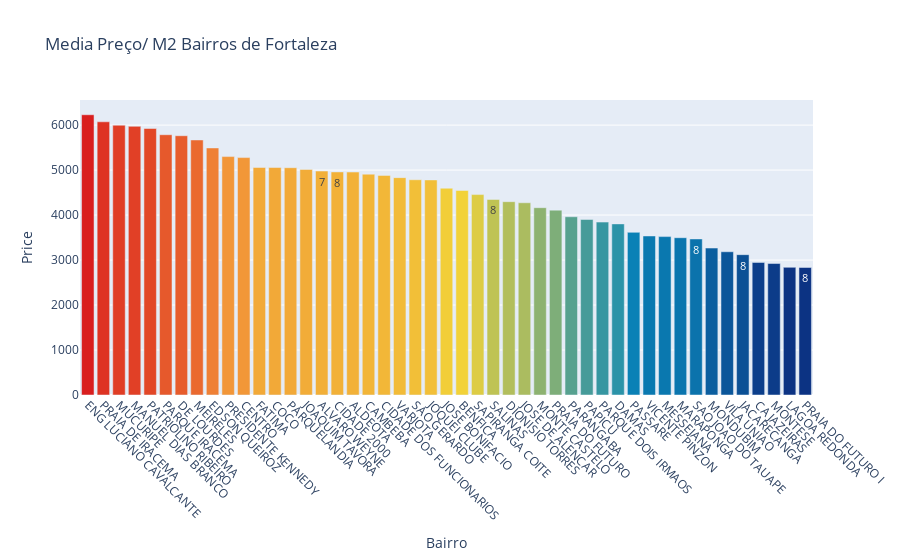

Write notebook code for a chart like this one.
### Markdown cell above
O próximo grafico mostra de uma maneira bem didatica os bairros com as médias de precos mais caras em ordem descrente ate os mais baratos, assim como o número de apartamentos que ajudaram a compor esta média.

### Code cell
t = bairros['Number Aptos']
y = bairros['price/m2']
x = bairros.index

trace1 = go.Bar(y = y,
               x = x,
               marker={'color': y,'colorscale': 'Portland', 'reversescale': False}, 
               text= t, 
               textposition='auto',
               name='media')
              
data = [trace1]
layout = go.Layout(title = 'Media Preço/ M2 Bairros de Fortaleza',
                   xaxis = {'title': 'Bairro'},
                   yaxis = {'title': 'Price'},
                   height = 700,
                   uniformtext_minsize=9,
                   uniformtext_mode='hide',
                   xaxis_tickangle=45                 
                   )
fig = go.Figure(data=data, layout=layout)
py.iplot(fig)

### Figure 1 — Plotly figure (JSON) as saved in the notebook; plotly's stock layout.template omitted (floating-point values rounded to 4 significant figures)
{"data": [{"marker": {"color": [6230.0, 6074.0, 5998.0, 5973.0, 5925.0, 5786.0, 5764.0, 5670.0, 5493.0, 5300.0, 5278.0, 5059.0, 5057.0, 5053.0, 5015.0, 4979.0, 4959.0, 4957.0, 4910.0, 4882.0, 4832.0, 4786.0, 4781.0, 4597, 4547.0, 4456.0, 4347.0, 4297.0, 4274.0, 4164.0, 4110.0, 3962.0, 3902.0, 3844.0, 3804.0, 3616.0, 3536.0, 3521.0, 3497.0, 3470.0, 3267.0, 3184.0, 3120.0, 2947.0, 2923.0, 2838.0, 2835.0], "colorscale": [[0, "rgb(12,51,131)"], [0.25, "rgb(10,136,186)"], [0.5, "rgb(242,211,56)"], [0.75, "rgb(242,143,56)"], [1, "rgb(217,30,30)"]], "reversescale": false}, "name": "media", "text": [149, 32, 43, 23, 143, 56, 13, 235, 42, 32, 37, 111, 224, 27, 57, 7, 8, 301, 58, 44, 56, 39, 16, 22, 24, 18, 8, 103, 12, 15, 13, 22, 207, 11, 29, 73, 16, 71, 47, 8, 23, 10, 8, 15, 26, 11, 8], "textposition": "auto", "type": "bar", "x": ["ENG LUCIANO CAVALCANTE", "PRAIA DE IRACEMA", "MUCURIPE", "MANUEL DIAS BRANCO", "PATRIOLINO RIBEIRO", "PARQUE IRACEMA", "DE LOURDES", "MEIRELES", "EDSON QUEIROZ", "PRESIDENTE KENNEDY", "CENTRO", "FATIMA", "COCO", "PARQUELANDIA", "JOAQUIM TAVORA", "ALVARO WEYNE", "CIDADE 2000", "ALDEOTA", "CAMBEBA", "CIDADE DOS FUNCIONARIOS", "VARJOTA", "SAO GERARDO", "JOQUEI CLUBE", "JOSE BONIFACIO", "BENFICA", "SAPIRANGA COITE", "SALINAS", "DIONISIO TORRES", "JOSE DE ALENCAR", "MONTE CASTELO", "PRAIA DO FUTURO", "PARANGABA", "PAPICU", "PARQUE DOIS IRMAOS", "DAMAS", "PASSARE", "VICENTE PINZON", "MESSEJANA", "MARAPONGA", "SAO JOAO DO TAUAPE", "MONDUBIM", "VILA UNIAO", "JACARECANGA", "CAJAZEIRAS", "MONTESE", "LAGOA REDONDA", "PRAIA DO FUTURO I"], "y": [6230.0, 6074.0, 5998.0, 5973.0, 5925.0, 5786.0, 5764.0, 5670.0, 5493.0, 5300.0, 5278.0, 5059.0, 5057.0, 5053.0, 5015.0, 4979.0, 4959.0, 4957.0, 4910.0, 4882.0, 4832.0, 4786.0, 4781.0, 4597, 4547.0, 4456.0, 4347.0, 4297.0, 4274.0, 4164.0, 4110.0, 3962.0, 3902.0, 3844.0, 3804.0, 3616.0, 3536.0, 3521.0, 3497.0, 3470.0, 3267.0, 3184.0, 3120.0, 2947.0, 2923.0, 2838.0, 2835.0]}], "layout": {"autosize": true, "title": {"text": "Media Preço/ M2 Bairros de Fortaleza"}, "uniformtext": {"minsize": 9, "mode": "hide"}, "xaxis": {"autorange": true, "range": [-0.5, 46.5], "tickangle": 45, "title": {"text": "Bairro"}, "type": "category"}, "yaxis": {"autorange": true, "range": [0, 6558.0], "title": {"text": "Price"}, "type": "linear"}}}
